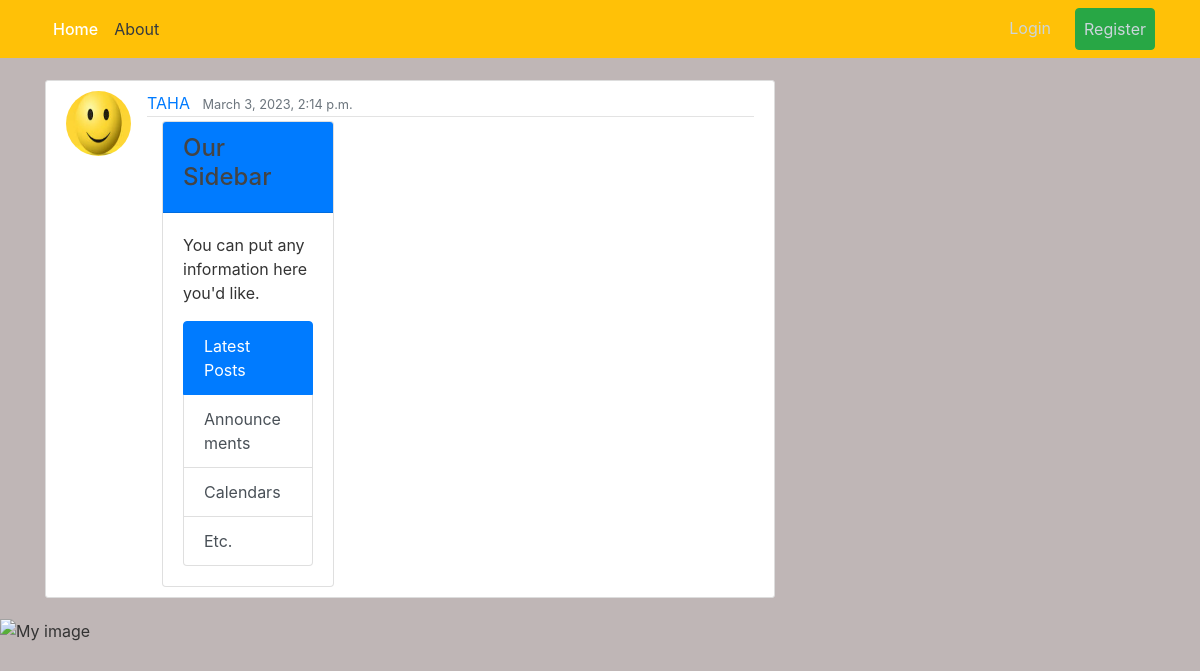
The page /post/33/ on the database its author committed.
### myblog/models.py (models this page shows, shortened)
class post(models.Model):
    title = models.CharField(max_length=30)
    content = models.TextField()
    date_posted = models.DateTimeField(default=timezone.now)
    author = models.ForeignKey(User,on_delete=models.CASCADE)

### users/models.py (models this page shows, shortened)
class profile(models.Model):
    user = models.OneToOneField(User,on_delete=models.CASCADE)
    image = models.ImageField(default='default.jpg',upload_to='profile_pics')

### myblog/views.py (the view)
# urls.py: path('post/<int:pk>/',PostDetailView.as_view(),name='detail'),
class PostDetailView(DetailView):
    model = post

### myblog/templates/myblog/post_detail.html (shortened to what this page needs)
{% extends 'myblog/base.html' %}
    {% block content %}
    <article class="media content-section">
      <img class="rounded-circle article-img" src="{{ object.author.profile.image.url }}">
        <div class="media-body">
          <div class="article-metadata">
            <a class="mr-2" href="{%url 'profile' %}">{{ object.author }}</a>
            <small class="text-muted">{{ object.date_posted}}</small>
     {% endblock %}

### myblog/static/myblog/style.css (style rules this page uses)
body { background: #bfb6b6; color: #333333; margin-top: 5rem; }
.content-section { background: #ffffff; padding: 10px 20px; border: 1px solid #dddddd; border-radius: 3px; margin-bottom: 20px; }
.article-img { height: 65px; width: 65px; margin-right: 16px; }
.article-metadata { padding-bottom: 1px; margin-bottom: 4px; border-bottom: 1px solid #e3e3e3 }

### rows shown on the page
post: author.profile.image (picture), author "TAHA", date_posted "March 3, 2023, 2:14 p.m."
